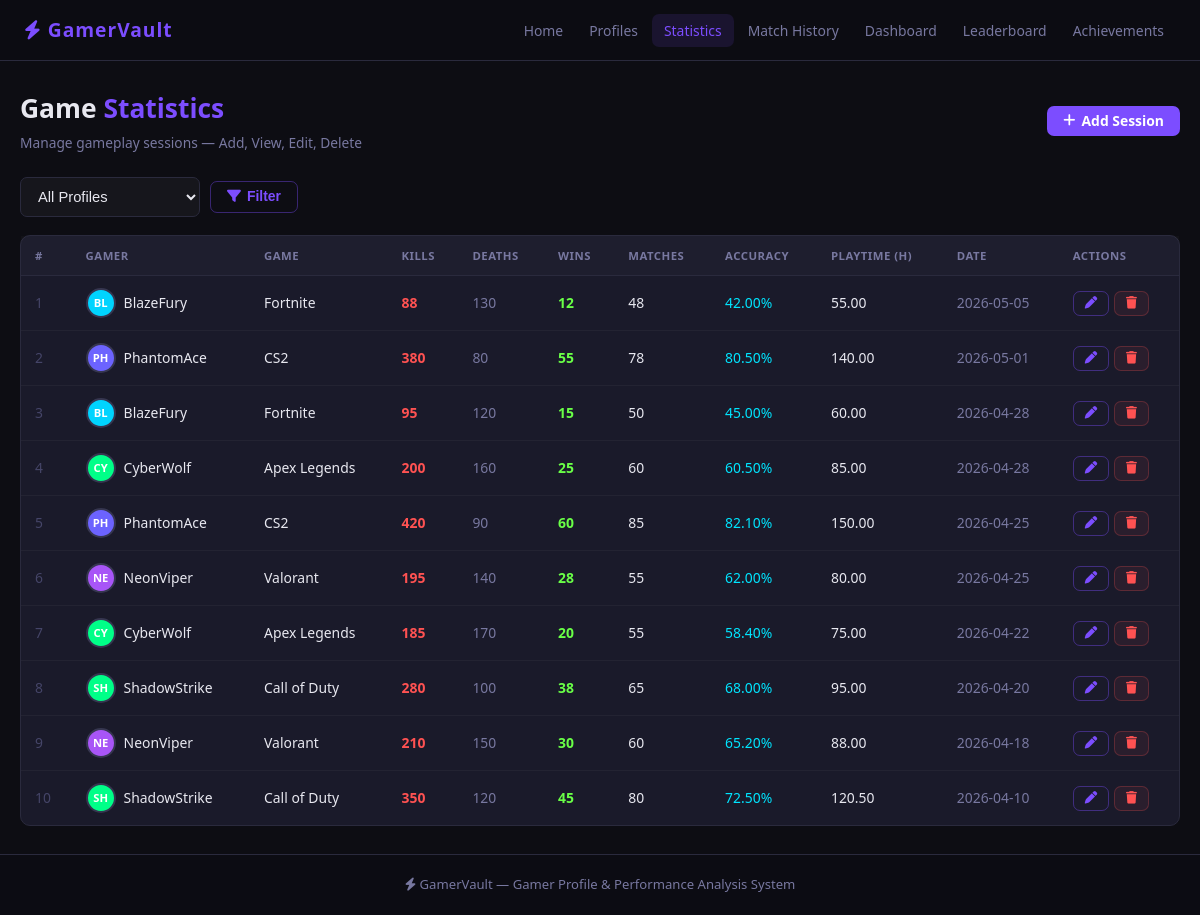
The page /statistics.php on the database its author committed.
### tables this page shows
CREATE TABLE statistics (
    id             INT AUTO_INCREMENT PRIMARY KEY,
    profile_id     INT NOT NULL,
    game_title     VARCHAR(100) NOT NULL,
    kills          INT DEFAULT 0,
    deaths         INT DEFAULT 0,
    wins           INT DEFAULT 0,
    matches_played INT DEFAULT 0,
    accuracy       DECIMAL(5,2) DEFAULT 0.00,
    playtime       DECIMAL(8,2) DEFAULT 0.00,
    session_date   DATE,
    FOREIGN KEY (profile_id) REFERENCES profiles(id) ON DELETE CASCADE
);

CREATE TABLE profiles (
    id            INT AUTO_INCREMENT PRIMARY KEY,
    gamer_name    VARCHAR(100) NOT NULL,
    favorite_game VARCHAR(100) DEFAULT '',
    gamer_rank    VARCHAR(50)  DEFAULT 'Unranked',
    preferred_role VARCHAR(50) DEFAULT '',
    bio           TEXT,
    level         INT DEFAULT 1,
    xp            INT DEFAULT 0,
    created_at    TIMESTAMP DEFAULT CURRENT_TIMESTAMP
);

### config.php (called while the page is built, shortened)
<?php
function avatarColor($name) {
    $colors = ['#6c63ff','#ff6584','#00d4ff','#00ff88','#ffaa00','#ff4466','#a855f7','#06b6d4'];
    return $colors[ord($name[0] ?? 'A') % count($colors)];
}
function initials($name) {
    $name = trim($name);
    $parts = preg_split('/\s+/', $name);
    return strtoupper(substr($name, 0, 2));
}
?>

### statistics.php (the view, shortened to what this page needs)
<?php
require_once 'config.php';
$filter_profile = (int)($_GET['profile_id'] ?? 0);
if ($filter_profile) {
    $stmt = $conn->prepare(
        "SELECT s.*, p.gamer_name FROM statistics s
         JOIN profiles p ON p.id = s.profile_id
         WHERE s.profile_id = ?
         ORDER BY s.session_date DESC, s.id DESC"
    );
    $stmt->bind_param('i', $filter_profile);
    $stmt->execute();
    $rows = $stmt->get_result();
} else {
    $rows = $conn->query(
        "SELECT s.*, p.gamer_name FROM statistics s
         JOIN profiles p ON p.id = s.profile_id
         ORDER BY s.session_date DESC, s.id DESC"
    );
}
require_once 'includes/header.php';
?>
<div class="page-header">
    <div>
        <div class="page-title">Game <span>Statistics</span></div>
        <div class="page-sub">Manage gameplay sessions &mdash; Add, View, Edit, Delete</div>
    </div>
    <a href="stat_add.php" class="btn btn-primary"><i class="fa-solid fa-plus"></i> Add Session</a>
</div>
<form method="GET" class="filter-bar">
    <select name="profile_id" class="form-control">
        <option value="">All Profiles</option>
    </select>
    <button type="submit" class="btn btn-outline"><i class="fa-solid fa-filter"></i> Filter</button>
</form>
<?php if ($rows->num_rows === 0): ?>
<div class="empty">
    <i class="fa-solid fa-chart-bar" style="font-size:2.8rem;color:var(--dim);display:block;margin-bottom:12px"></i>
    <p>No sessions found.</p>
    <a href="stat_add.php" class="btn btn-primary" style="margin-top:14px"><i class="fa-solid fa-plus"></i> Add First Session</a>
</div>
<?php else: ?>
<div class="card">
    <div class="table-wrap">
        <table class="data-table">
            <thead>
                <tr>
                    <th>#</th>
                    <th>Gamer</th>
                    <th>Game</th>
                    <th>Kills</th>
                    <th>Deaths</th>
                    <th>Wins</th>
                    <th>Matches</th>
                    <th>Accuracy</th>
                    <th>Playtime (h)</th>
                    <th>Date</th>
                    <th>Actions</th>
                </tr>
            </thead>
            <tbody>
            <?php $i = 1; while ($row = $rows->fetch_assoc()): ?>
            <tr>
                <td style="color:var(--dim)"><?= $i++ ?></td>
                <td>
                    <div style="display:flex;align-items:center;gap:8px;">
                        <div class="avatar" style="width:30px;height:30px;font-size:0.7rem;background:<?= avatarColor($row['gamer_name']) ?>"><?= initials($row['gamer_name']) ?></div>
                        <a href="profile_detail.php?id=<?= $row['profile_id'] ?>" style="text-decoration:none;color:var(--text)">
                            <?= htmlspecialchars($row['gamer_name']) ?>
                        </a>
                    </div>
                </td>
                <td><?= htmlspecialchars($row['game_title']) ?></td>
                <td style="color:var(--red);font-weight:700"><?= $row['kills'] ?></td>
                <td style="color:var(--muted)"><?= $row['deaths'] ?></td>
                <td style="color:var(--green);font-weight:700"><?= $row['wins'] ?></td>
                <td><?= $row['matches_played'] ?></td>
                <td style="color:var(--cyan)"><?= $row['accuracy'] ?>%</td>
                <td><?= $row['playtime'] ?></td>
                <td style="color:var(--muted)"><?= $row['session_date'] ?></td>
                <td>
                    <div style="display:flex;gap:5px;">
                        <a href="stat_edit.php?id=<?= $row['id'] ?>" class="btn btn-outline btn-sm"><i class="fa-solid fa-pen"></i></a>
                        <a href="stat_delete.php?id=<?= $row['id'] ?>"
                           class="btn btn-red btn-sm"
                           onclick="return confirmDelete('Delete this session?')"><i class="fa-solid fa-trash"></i></a>
                    </div>
                </td>
            </tr>
            <?php endwhile; ?>
            </tbody>
        </table>
    </div>
</div>
<?php endif; ?>
<?php require_once 'includes/footer.php'; ?>

### css/style.css (style rules this page uses)
:root { --bg: #0d0d13; --bg2: #13131f; --card: #1a1a2a; --card2: #1e1e2e; --border: #2a2a3d; --border2: #363650; --purple: #7c4dff; --cyan: #00e5ff; --yellow: #ffd740; --green: #69ff47; --red: #ff5252; --orange: #ffab40; --text: #e8e8f0; --muted: #7878a0; --dim: #454568; --radius: 10px; --glow: 0 0 22px rgba(124,77,255,0.22); --ease: all 0.25s ease; }
* { margin:0; padding:0; box-sizing:border-box; }
body { background: var(--bg); color: var(--text); font-family: 'Segoe UI', system-ui, Arial, sans-serif; min-height: 100vh; display: flex; flex-direction: column; font-size: 15px; line-height: 1.5; }
a { color: inherit; }
.page-header { display: flex; align-items: center; justify-content: space-between; flex-wrap: wrap; gap: 12px; margin-bottom: 24px; }
.page-title { font-size: 1.65rem; font-weight: 800; }
.page-title span { color: var(--purple); }
.page-sub { color: var(--muted); font-size: 0.86rem; margin-top: 4px; }
.btn { display: inline-flex; align-items: center; gap: 6px; padding: 8px 16px; border: none; border-radius: 7px; font-size: 0.87rem; font-weight: 600; cursor: pointer; text-decoration: none; transition: var(--ease); white-space: nowrap; line-height: 1; }
.btn-primary { background: var(--purple); color: #fff; }
.btn-outline { background: transparent; color: var(--purple); border: 1px solid rgba(124,77,255,0.4); }
.btn-red { background: rgba(255,82,82,0.07); color: var(--red); border: 1px solid rgba(255,82,82,0.24); }
.btn-sm { padding: 5px 11px; font-size: 0.78rem; }
.card { background: var(--card); border: 1px solid var(--border); border-radius: var(--radius); transition: border-color 0.25s; }
.avatar { width: 52px; height: 52px; border-radius: 50%; display: flex; align-items: center; justify-content: center; font-size: 1.2rem; font-weight: 800; color: #fff; flex-shrink: 0; border: 2px solid var(--border2); }
.table-wrap { overflow-x: auto; }
.data-table { width:100%; border-collapse:collapse; }
.data-table th { text-align:left; padding:11px 14px; font-size:0.71rem; text-transform:uppercase; letter-spacing:0.5px; color:var(--muted); border-bottom:1px solid var(--border); background:rgba(255,255,255,0.02); white-space:nowrap; }
.data-table td { padding:12px 14px; font-size:0.87rem; border-bottom:1px solid rgba(255,255,255,0.04); vertical-align:middle; }
.data-table tr:last-child td { border-bottom:none; }
.form-control { width:100%; background:rgba(255,255,255,0.04); border:1px solid var(--border); border-radius:7px; padding:10px 13px; color:var(--text); font-size:0.92rem; transition:var(--ease); }
.form-control option { background:var(--bg2); color:var(--text); }
.filter-bar { display:flex; gap:10px; align-items:center; flex-wrap:wrap; margin-bottom:18px; }
.filter-bar .form-control { width:auto; min-width:180px; }

### rows shown on the page
statistics: profile.gamer_name "BL", profile.gamer_name "BlazeFury", game_title "Fortnite", kills "88", deaths "130", wins "12", matches_played "48", accuracy "42.00", playtime "55.00", session_date "2026-05-05"
statistics: profile.gamer_name "PH", profile.gamer_name "PhantomAce", game_title "CS2", kills "380", deaths "80", wins "55", matches_played "78", accuracy "80.50", playtime "140.00", session_date "2026-05-01"
statistics: profile.gamer_name "BL", profile.gamer_name "BlazeFury", game_title "Fortnite", kills "95", deaths "120", wins "15", matches_played "50", accuracy "45.00", playtime "60.00", session_date "2026-04-28"
statistics: profile.gamer_name "CY", profile.gamer_name "CyberWolf", game_title "Apex Legends", kills "200", deaths "160", wins "25", matches_played "60", accuracy "60.50", playtime "85.00", session_date "2026-04-28"
statistics: profile.gamer_name "PH", profile.gamer_name "PhantomAce", game_title "CS2", kills "420", deaths "90", wins "60", matches_played "85", accuracy "82.10", playtime "150.00", session_date "2026-04-25"
statistics: profile.gamer_name "NE", profile.gamer_name "NeonViper", game_title "Valorant", kills "195", deaths "140", wins "28", matches_played "55", accuracy "62.00", playtime "80.00", session_date "2026-04-25"
statistics: profile.gamer_name "CY", profile.gamer_name "CyberWolf", game_title "Apex Legends", kills "185", deaths "170", wins "20", matches_played "55", accuracy "58.40", playtime "75.00", session_date "2026-04-22"
statistics: profile.gamer_name "SH", profile.gamer_name "ShadowStrike", game_title "Call of Duty", kills "280", deaths "100", wins "38", matches_played "65", accuracy "68.00", playtime "95.00", session_date "2026-04-20"
statistics: profile.gamer_name "NE", profile.gamer_name "NeonViper", game_title "Valorant", kills "210", deaths "150", wins "30", matches_played "60", accuracy "65.20", playtime "88.00", session_date "2026-04-18"
statistics: profile.gamer_name "SH", profile.gamer_name "ShadowStrike", game_title "Call of Duty", kills "350", deaths "120", wins "45", matches_played "80", accuracy "72.50", playtime "120.50", session_date "2026-04-10"
